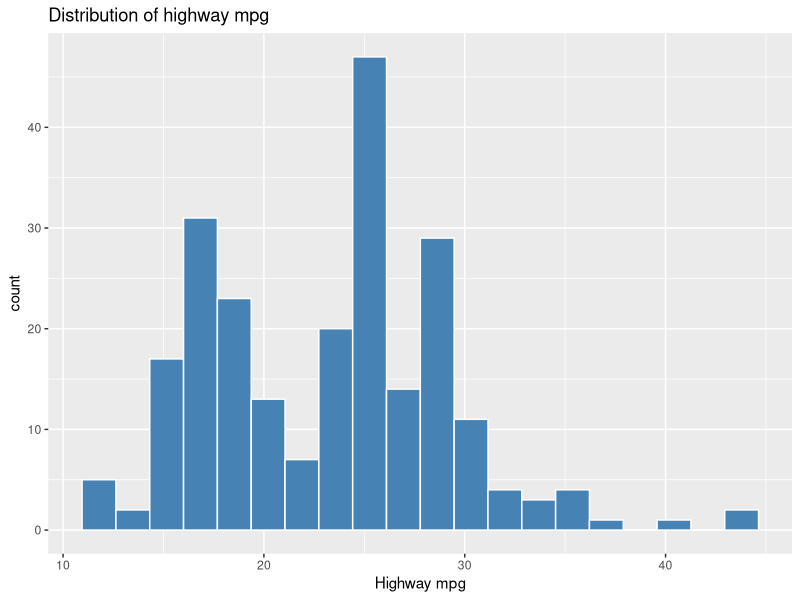
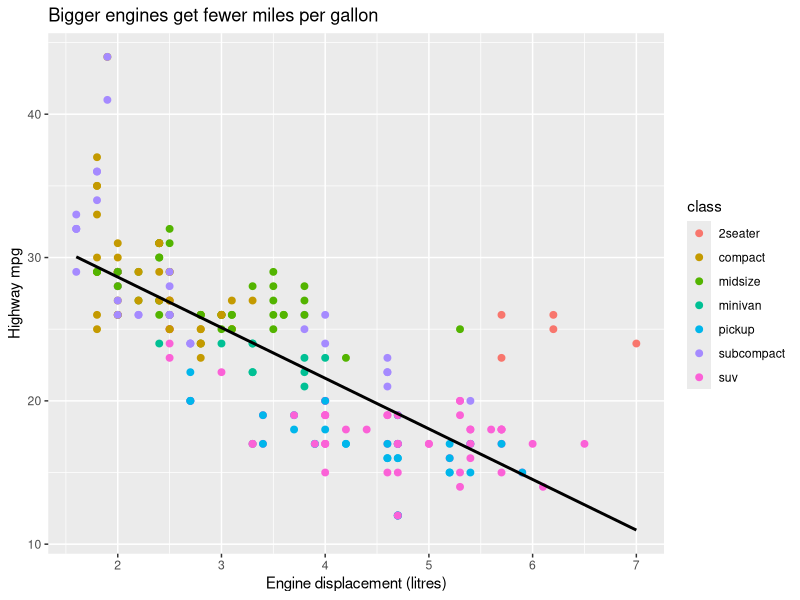
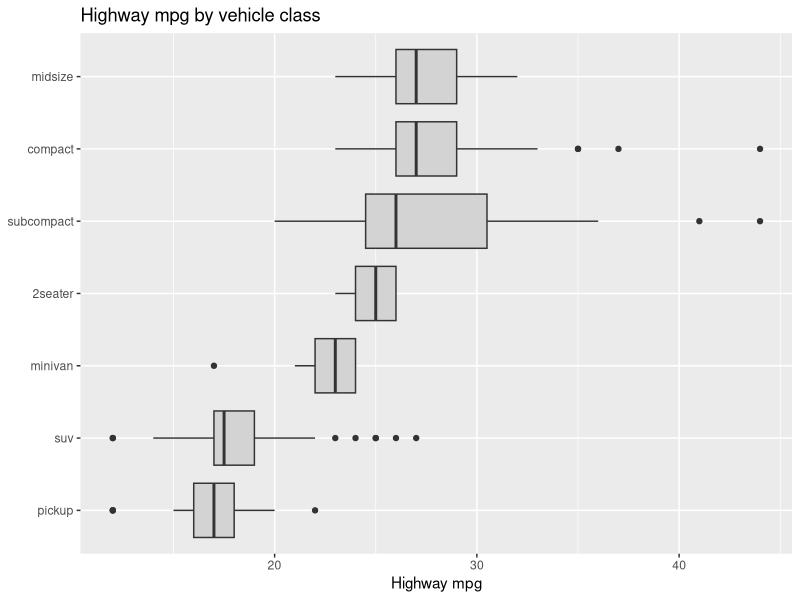
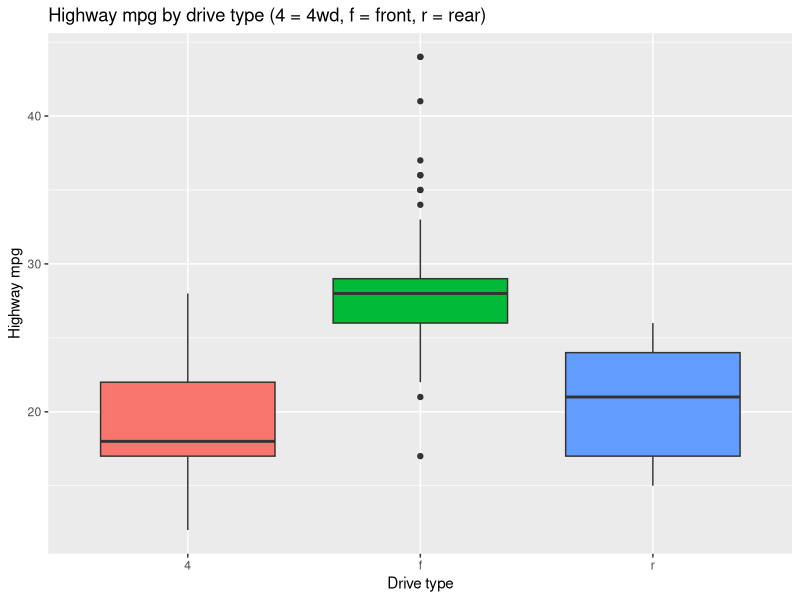
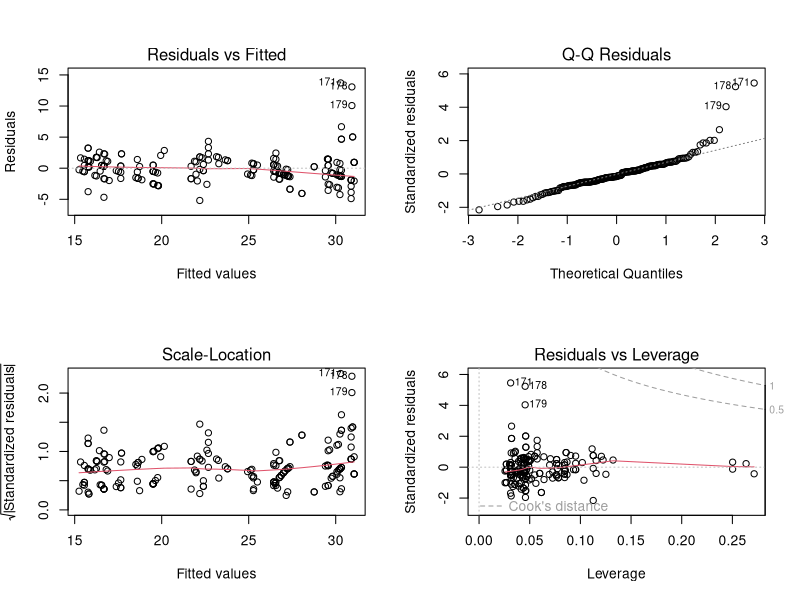

Here is the R script that generated these plots, in order:
## ---- chunk 1
knitr::opts_chunk$set(echo = TRUE, message = FALSE, warning = FALSE)
library(tidyverse)   # ggplot2, dplyr, etc. (install.packages("tidyverse") once)
## ---- chunk 2
glimpse(mpg)
summary(mpg$hwy)
colSums(is.na(mpg))
## ---- chunk 3
ggplot(mpg, aes(hwy)) +
  geom_histogram(bins = 20, fill = "steelblue", color = "white") +
  labs(title = "Distribution of highway mpg", x = "Highway mpg")
## ---- chunk 4
ggplot(mpg, aes(displ, hwy)) +
  geom_point(aes(color = class), size = 2) +
  geom_smooth(method = "lm", se = FALSE, color = "black") +
  labs(title = "Bigger engines get fewer miles per gallon",
       x = "Engine displacement (litres)", y = "Highway mpg")
## ---- chunk 5
mpg %>%
  group_by(class) %>%
  summarise(cars = n(), mean_hwy = mean(hwy), sd_hwy = sd(hwy)) %>%
  arrange(desc(mean_hwy))
## ---- chunk 6
ggplot(mpg, aes(reorder(class, hwy, FUN = median), hwy)) +
  geom_boxplot(fill = "lightgray") +
  coord_flip() +
  labs(title = "Highway mpg by vehicle class", x = NULL, y = "Highway mpg")
## ---- chunk 7
ggplot(mpg, aes(drv, hwy, fill = drv)) +
  geom_boxplot(show.legend = FALSE) +
  labs(title = "Highway mpg by drive type (4 = 4wd, f = front, r = rear)",
       x = "Drive type", y = "Highway mpg")
## ---- chunk 8
fwd <- mpg %>% filter(drv == "f") %>% pull(hwy)
fourwd <- mpg %>% filter(drv == "4") %>% pull(hwy)
t.test(fwd, fourwd)
## ---- chunk 9
# Every 5th car goes to the test set (20%), the rest to training.
# This split is deterministic, so everyone gets the same result.
test_idx <- seq(5, nrow(mpg), by = 5)
train <- mpg[-test_idx, ]
test  <- mpg[test_idx, ]

m1 <- lm(hwy ~ displ, data = train)
m2 <- lm(hwy ~ displ + cyl + drv + class, data = train)

summary(m2)
## ---- chunk 10
rmse <- function(actual, pred) sqrt(mean((actual - pred)^2))

results <- tibble(
  model = c("Engine size only", "Size + cylinders + drive + class"),
  test_rmse = c(rmse(test$hwy, predict(m1, test)),
                rmse(test$hwy, predict(m2, test)))
)
results
## ---- chunk 11
par(mfrow = c(2, 2))
plot(m2)
par(mfrow = c(1, 1))
